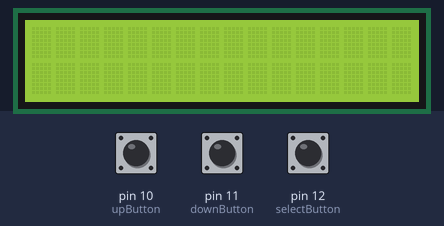
The sketch below on a simulated Arduino Uno, built with avr-gcc and run on an emulated ATmega328P. On the bench: 16×2 character LCD. Inputs (shaded band) come from the test bench; at power-on: pin 12 (selectButton) HIGH, pin 11 (downButton) HIGH, pin 10 (upButton) HIGH.

Above: at 1.2 s.
1.3 s: pin 12 (selectButton) pulled LOW for 0.15 s
At 1.6 s:
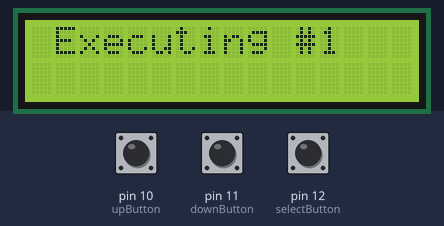
4.3 s: pin 11 (downButton) pulled LOW for 0.15 s
At 5.5 s:
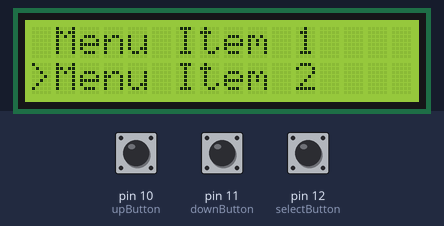
5.9 s: pin 11 (downButton) pulled LOW for 1 s
At 6.7 s:
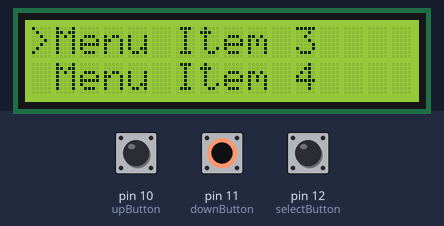
8.4 s: pin 12 (selectButton) pulled LOW for 1 s
At 9.4 s:
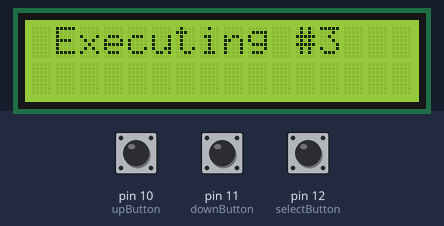
11.4 s: pin 10 (upButton) pulled LOW for 0.15 s
At 12.1 s:
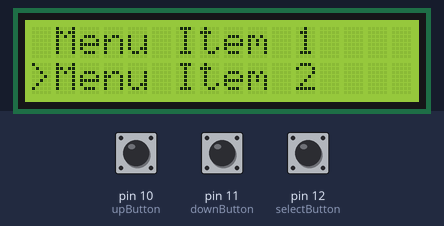
13.0 s: pin 10 (upButton) pulled LOW for 1 s
At 13.3 s:
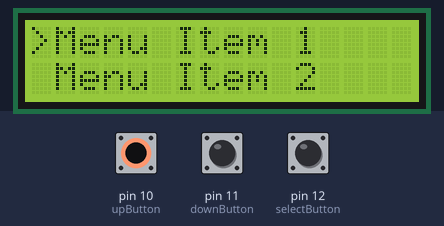
Timing chart, 0 to 16.0 s (numbered marks = the images above; inputs shaded):
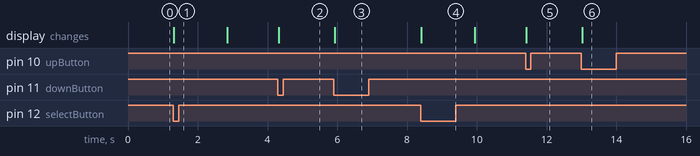

Measured:
- after the input at 1.3 s, the display: changes at once (image 1)
- after the input at 4.3 s, the display: changes at once (image 2)
- after the input at 5.9 s, the display: changes at once (image 3)
- after the input at 8.4 s, the display: changes at once (image 4)
- after the input at 11.4 s, the display: changes at once (image 5)
- after the input at 13.0 s, the display: changes at once (image 6)

The sketch:

arduino_menu_lcd_display.ino
```cpp
#include <Wire.h>
#include <LiquidCrystal_I2C.h>
LiquidCrystal_I2C lcd(0x3F, 2, 1, 0, 4, 5, 6, 7, 3, POSITIVE);

int upButton = 10;
int downButton = 11;
int selectButton = 12;
int menu = 1;
void setup() {
  lcd.begin(16, 2);
  pinMode(upButton, INPUT_PULLUP);
  pinMode(downButton, INPUT_PULLUP);
  pinMode(selectButton, INPUT_PULLUP);
  //updateMenu();

}

void loop() {
if(!digitalRead(downButton)){
  menu++;
  updateMenu();
  delay(100);
  while(!digitalRead(downButton));
  }
  if(!digitalRead(upButton)){
    menu--;
    updateMenu();
    delay(100);
    while(!digitalRead(upButton));
    }

   if(!digitalRead(selectButton)){
   executeAction();
   updateMenu();
   delay(100);
    while(!digitalRead(selectButton));
    }

}
void updateMenu(){
  switch(menu){
    case 0:
    menu = 1;
    break;
    case 1:
    lcd.clear();
    lcd.print(">Menu Item 1");
    lcd.setCursor(0,1);
    lcd.print(" Menu Item 2");
    break;
    case 2:
    lcd.clear();
    lcd.print(" Menu Item 1");
    lcd.setCursor(0,1);
    lcd.print(">Menu Item 2");
    break;
    case 3:
    lcd.clear();
    lcd.print(">Menu Item 3");
    lcd.setCursor(0,1);
    lcd.print(" Menu Item 4");
    break;
    case 4:
    lcd.clear();
    lcd.print(" Menu Item 3");
    lcd.setCursor(0,1);
    lcd.print(">Menu Item 4");
    break;
    case 5:
    menu = 4;
    break;
    }
  }
void executeAction(){
  switch(menu){
    case 1:
    action1();
    break;
    case 2:
    action2();
    break;
    case 3:
    action3();
    break;
    case 4:
    action4();
    break;

    }


  }
void action1(){
  lcd.clear();
  lcd.print(" Executing #1");
  delay(1500);


  };
void action2(){
  lcd.clear();
  lcd.print(" Executing #2");
  delay(1500);


  };
void action3(){
  lcd.clear();
  lcd.print(" Executing #3");
  delay(1500);


  };
void action4(){
  lcd.clear();
  lcd.print(" Executing #4");
  delay(1500);


  };
```
